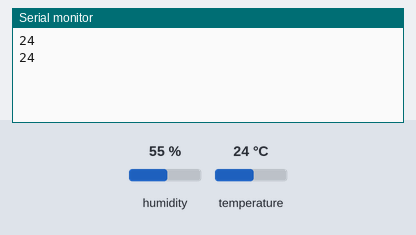
The sketch below on a simulated ESP8266 (NodeMCU). Parts: the last lines printed to the serial monitor. The inputs (shaded band) are chosen by the test bench; at power-on: temperature 24 °C, humidity 55 %.

Above: at 5.8 s.
5.9 s: temperature set to 12 °C
At 10.8 s:
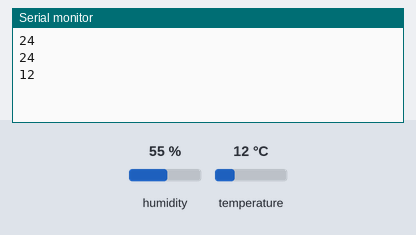
11.9 s: temperature set to 19 °C
At 15.5 s:
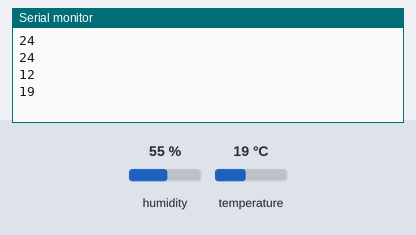
Timing chart, 0 to 17.0 s (numbered marks = the images above; inputs shaded):
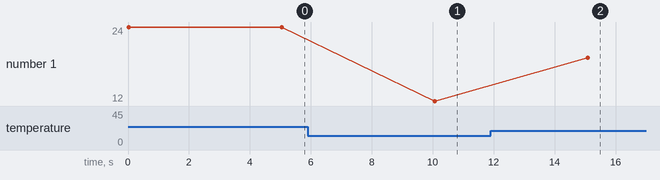

Measured:
- after the input at 5.9 s, the serial monitor: prints a new line after 4.2 s (image 1)
- after the input at 11.9 s, the serial monitor: prints a new line after 3.2 s (image 2)
- plotted number 1: 24 → 12 after the input at 5.9 s, 12 → 19 after the input at 11.9 s

The sketch:

teste_sensor_temperatura.ino
```cpp
#include <DHT.h>

#define pin_dht D4
#define tipo_sensor_dht DHT11

int temperatura;

DHT dht(pin_dht, tipo_sensor_dht);

void setup()
{
  Serial.begin(9600);
  dht.begin();
}

void loop()
{
  temperatura = dht.readTemperature();

  Serial.println(temperatura);

  delay(5000);
}
```
